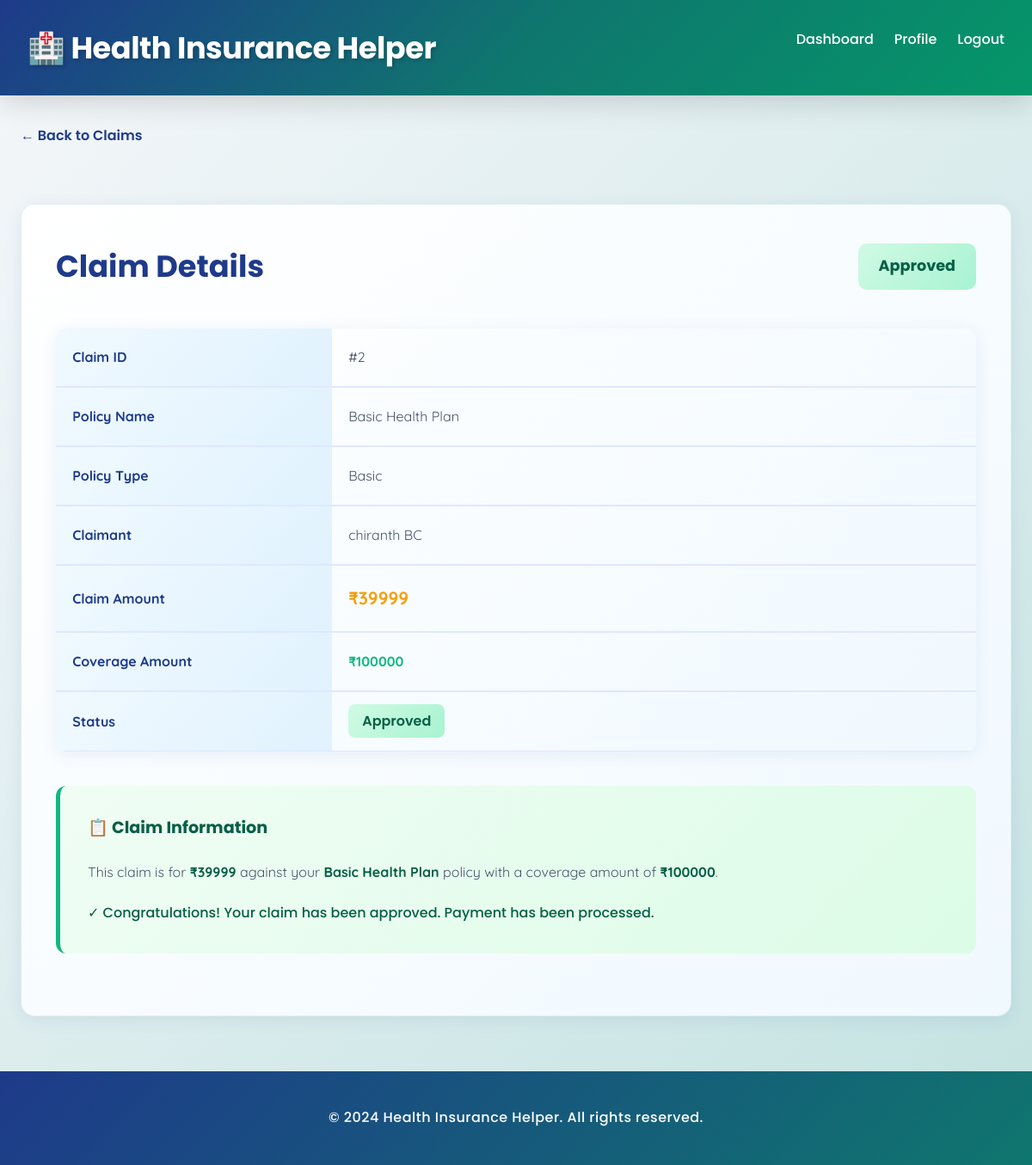
The app's page /claims/2/ (signed in) with its own data.
### insurance_app/models.py (models this page shows, shortened)
class Claim(models.Model):
    STATUS_CHOICES = [
        ('Pending', 'Pending'),
        ('Approved', 'Approved'),
        ('Denied', 'Denied'),
    ]
    user = models.ForeignKey(User, on_delete=models.CASCADE)
    policy = models.ForeignKey(Policy, on_delete=models.CASCADE)
    claim_amount = models.IntegerField()
    status = models.CharField(max_length=50, choices=STATUS_CHOICES, default='Pending')

class Policy(models.Model):
    POLICY_TYPES = [
        ('Basic', 'Basic'),
        ('Premium', 'Premium'),
        ('Family', 'Family'),
    ]
    name = models.CharField(max_length=100)
    policy_type = models.CharField(max_length=50, choices=POLICY_TYPES)
    coverage_amount = models.IntegerField()
    premium = models.IntegerField()

### insurance_app/views.py (the view)
# urls.py: path('claims/<int:claim_id>/', views.claim_detail, name='claim_detail'),
@login_required(login_url='login')
def claim_detail(request, claim_id):
    claim = get_object_or_404(Claim, id=claim_id, user=request.user)
    return render(request, 'insurance_app/claim_detail.html', {'claim': claim})

### insurance_app/templates/insurance_app/claim_detail.html (shortened to what this page needs)
{% extends "insurance_app/base.html" %}
{% block content %}
<a href="{% url 'claim_list' %}" style="color: #1e3a8a; text-decoration: none; margin-bottom: 2rem; display: inline-block; font-family: 'Poppins', sans-serif; font-weight: 600;">← Back to Claims</a>
<div class="card" style="margin-top: 2rem;">
    <div style="display: flex; justify-content: space-between; align-items: center; margin-bottom: 2.5rem; flex-wrap: wrap; gap: 1rem;">
        <h2 style="color: #1e3a8a; font-family: 'Poppins', sans-serif; font-weight: 700; font-size: 2.2rem;">Claim Details</h2>
        <span style="padding: 0.7rem 1.5rem; border-radius: 10px; font-weight: 700; font-size: 1.1rem; font-family: 'Poppins', sans-serif;
        {% if claim.status == 'Approved' %}
            background: linear-gradient(135deg, #d1fae5 0%, #a7f3d0 100%); color: #065f46;
        {% elif claim.status == 'Rejected' %}
            background: linear-gradient(135deg, #fee2e2 0%, #fecaca 100%); color: #7f1d1d;
        {% else %}
            background: linear-gradient(135deg, #fef3c7 0%, #fcd34d 100%); color: #92400e;
        {% endif %}
        ">{{ claim.status }}</span>
    </div>
    <table style="width: 100%; margin-bottom: 2.5rem; border-collapse: collapse;">
        <tr style="border-bottom: 2px solid #e0e7ff;">
            <td style="padding: 1.2rem; font-weight: 700; width: 30%; background: linear-gradient(135deg, #f0f9ff 0%, #e0f2fe 100%); color: #1e3a8a;">Claim ID</td>
            <td style="padding: 1.2rem; color: #475569;">#{{ claim.id }}</td>
        </tr>
        <tr style="border-bottom: 2px solid #e0e7ff;">
            <td style="padding: 1.2rem; font-weight: 700; background: linear-gradient(135deg, #f0f9ff 0%, #e0f2fe 100%); color: #1e3a8a;">Policy Name</td>
            <td style="padding: 1.2rem; color: #475569;">{{ claim.policy.name }}</td>
        </tr>
        <tr style="border-bottom: 2px solid #e0e7ff;">
            <td style="padding: 1.2rem; font-weight: 700; background: linear-gradient(135deg, #f0f9ff 0%, #e0f2fe 100%); color: #1e3a8a;">Policy Type</td>
            <td style="padding: 1.2rem; color: #475569;">{{ claim.policy.get_policy_type_display }}</td>
        </tr>
        <tr style="border-bottom: 2px solid #e0e7ff;">
            <td style="padding: 1.2rem; font-weight: 700; background: linear-gradient(135deg, #f0f9ff 0%, #e0f2fe 100%); color: #1e3a8a;">Claimant</td>
            <td style="padding: 1.2rem; color: #475569;">{{ claim.user.get_full_name|default:claim.user.username }}</td>
        </tr>
        <tr style="border-bottom: 2px solid #e0e7ff;">
            <td style="padding: 1.2rem; font-weight: 700; background: linear-gradient(135deg, #f0f9ff 0%, #e0f2fe 100%); color: #1e3a8a;">Claim Amount</td>
            <td style="padding: 1.2rem; color: #f59e0b; font-size: 1.3rem; font-weight: 700;">₹{{ claim.claim_amount }}</td>
        </tr>
        <tr style="border-bottom: 2px solid #e0e7ff;">
            <td style="padding: 1.2rem; font-weight: 700; background: linear-gradient(135deg, #f0f9ff 0%, #e0f2fe 100%); color: #1e3a8a;">Coverage Amount</td>
            <td style="padding: 1.2rem; color: #10b981; font-weight: 700;">₹{{ claim.policy.coverage_amount }}</td>
        </tr>
        <tr>
            <td style="padding: 1.2rem; font-weight: 700; background: linear-gradient(135deg, #f0f9ff 0%, #e0f2fe 100%); color: #1e3a8a;">Status</td>
            <td style="padding: 1.2rem;">
                <span style="padding: 0.5rem 1rem; border-radius: 8px; font-weight: 600; font-family: 'Poppins', sans-serif;
                {% if claim.status == 'Approved' %}
                    background: linear-gradient(135deg, #d1fae5 0%, #a7f3d0 100%); color: #065f46;
                {% elif claim.status == 'Rejected' %}
                    background: linear-gradient(135deg, #fee2e2 0%, #fecaca 100%); color: #7f1d1d;
                {% else %}
                    background: linear-gradient(135deg, #fef3c7 0%, #fcd34d 100%); color: #92400e;
                {% endif %}
                ">{{ claim.status }}</span>
            </td>
        </tr>
    </table>
    <div style="background: linear-gradient(135deg, #f0fdf4 0%, #dcfce7 100%); padding: 2rem; border-radius: 12px; margin-bottom: 2rem; border-left: 5px solid #10b981;">
        <h4 style="color: #065f46; margin-bottom: 1.2rem; font-family: 'Poppins', sans-serif; font-weight: 700; font-size: 1.2rem;">📋 Claim Information</h4>
        <p style="color: #475569; margin-bottom: 1.2rem; line-height: 1.8;">This claim is for <strong style="color: #065f46;">₹{{ claim.claim_amount }}</strong> against your <strong style="color: #065f46;">{{ claim.policy.name }}</strong> policy with a coverage amount of <strong style="color: #065f46;">₹{{ claim.policy.coverage_amount }}</strong>.</p>
        {% if claim.status == 'Pending' %}
            <p style="margin-top: 1rem; color: #92400e; font-family: 'Poppins', sans-serif; font-weight: 500;">⏳ Your claim is currently under review. You will be notified once a decision has been made.</p>
        {% elif claim.status == 'Approved' %}
            <p style="margin-top: 1rem; color: #065f46; font-family: 'Poppins', sans-serif; font-weight: 500;">✓ Congratulations! Your claim has been approved. Payment has been processed.</p>
        {% elif claim.status == 'Rejected' %}
            <p style="margin-top: 1rem; color: #7f1d1d; font-family: 'Poppins', sans-serif; font-weight: 500;">✗ Unfortunately, your claim could not be approved. Please contact support for more information.</p>
        {% endif %}
    </div>
</div>
{% endblock %}

### insurance_app/templates/insurance_app/base.html (style rules this page uses)
* { margin: 0; padding: 0; box-sizing: border-box; }
body { font-family: 'Quicksand', 'Segoe UI', sans-serif; background: linear-gradient(135deg, #f5f7fa 0%, #c3e2e1 100%); color: #2c3e50; line-height: 1.8; min-height: 100vh; }
.card { background: linear-gradient(135deg, #ffffff 0%, #f0f9ff 100%); padding: 2.5rem; border-radius: 16px; box-shadow: 0 4px 20px rgba(30, 58, 138, 0.08); margin-bottom: 2rem; transition: all 0.3s cubic-bezier(0.4, 0, 0.2, 1); border: 1px solid rgba(15, 118, 110, 0.1); }
table { width: 100%; border-collapse: collapse; background: linear-gradient(135deg, #ffffff 0%, #f0f9ff 100%); border-radius: 12px; overflow: hidden; box-shadow: 0 4px 20px rgba(30, 58, 138, 0.08); }
td { padding: 1.2rem 1.3rem; border-bottom: 1px solid #e0e7ff; }

### records on screen
Claim: status "Approved", id "2", policy.name "Basic Health Plan", policy.policy_type "Basic", user.get_full_name "chiranth BC", claim_amount "39999", policy.coverage_amount "100000"
